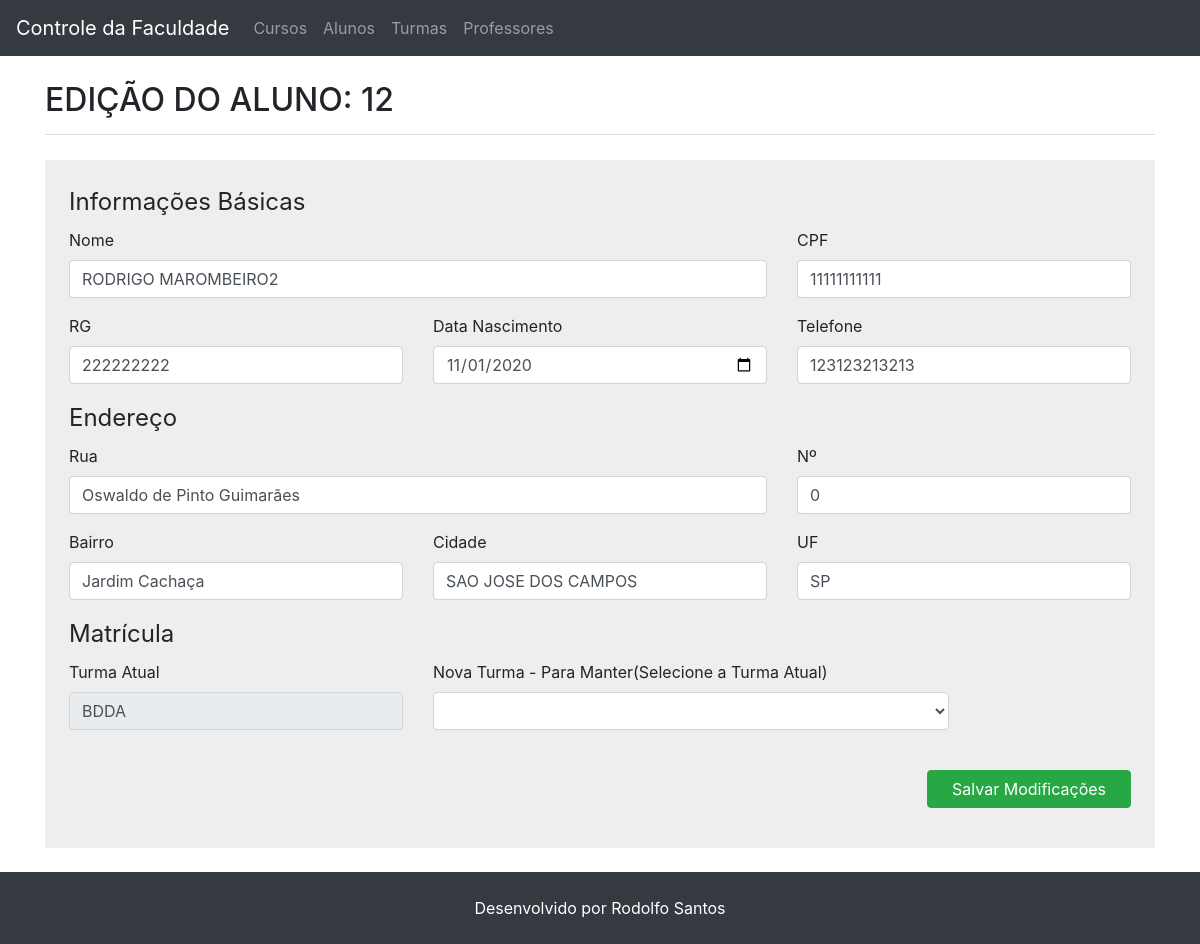
/index.php?pagina=aluno_edit&id_aluno=12, run on the app's committed database.
### tables this page shows
CREATE TABLE `alunos` (
  `ID_ALUNO` int(11) NOT NULL,
  `CPF` varchar(255) NOT NULL,
  `RG` varchar(255) NOT NULL,
  `NOME_ALUNO` varchar(255) NOT NULL,
  `DATA_NASCIMENTO` date DEFAULT NULL,
  `TELEFONE` varchar(255) DEFAULT NULL,
  `RUA` varchar(255) DEFAULT NULL,
  `NUMERO` int(11) DEFAULT NULL,
  `BAIRRO` varchar(255) DEFAULT NULL,
  `CIDADE` varchar(255) DEFAULT NULL,
  `UF` varchar(255) DEFAULT NULL,
  `ID_TURMA` varchar(4) DEFAULT NULL
);

### index.php (called while the page is built)
<?php
include 'db.php';
include 'header.php';
include 'router/routes.php';
include 'footer.php';

### db.php (called while the page is built, shortened)
<?php
$servidor = "localhost";
$usuario = "root";
$senha = "";
$db = "programacao_web";
$conexao = mysqli_connect($servidor, $usuario, $senha, $db);
$query = "SELECT TURMAS.ID_TURMA, CURSOS.ID_CURSO, CURSOS.NOME_CURSO FROM TURMAS, CURSOS WHERE TURMAS.ID_CURSO = CURSOS.ID_CURSO";
$consulta_turmas = mysqli_query($conexao, $query);

### views/aluno_edit.php (the view, shortened to what this page needs)
<?php
$ID_ALUNO = $_GET["id_aluno"];
$query = "SELECT * FROM ALUNOS WHERE ID_ALUNO = $ID_ALUNO";
$consulta_aluno = mysqli_query($conexao, $query);
?>
<?php while($linha = mysqli_fetch_array($consulta_aluno)) { ?>
  <h1>
      Edição do Aluno: <?= $linha["ID_ALUNO"]; ?>
  </h1>
  <form method="post" action="services/alter/aluno.php" class="mb-4 pb-4 bg-muted p-4">
    <fieldset>
      <legend>Informações Básicas</legend>
      <div class="row">
        <div class="form-group col-8">
          <label for="nome">Nome</label>
          <input type="text" class="form-control" id="nome" name="nome" required placeholder="Nome do Aluno" value="<?= $linha['NOME_ALUNO']?>">
        </div>
        <div class="form-group col-4">
          <label for="cpf">CPF</label>
          <input type="text" class="form-control" id="cpf" name="cpf" required placeholder="CPF" maxlength="11" value="<?= $linha['CPF']?>">
        </div>
      </div>
      <div class="row">
        <div class="form-group col-4">
          <label for="rg">RG</label>
          <input type="text" class="form-control" id="rg" name="rg" required placeholder="RG" maxlength="9" value="<?= $linha['RG']?>">
        </div>
        <div class="form-group col-4">
          <label for="data_nasc">Data Nascimento</label>
          <input type="date" class="form-control datepicker" id="data_nasc" name="data_nasc" value="<?= $linha['DATA_NASCIMENTO']?>" required>
        </div>
        <div class="form-group col-4">
          <label for="telefone">Telefone</label>
          <input type="text" class="form-control" id="telefone" name="telefone" required placeholder="Telefone" value="<?= $linha['TELEFONE']?>">
        </div>
      </div>
    </fieldset>
    <fieldset>
      <legend>Endereço</legend>
      <div class="row">
        <div class="form-group col-8">
          <label for="rua">Rua</label>
          <input type="text" class="form-control" id="rua" name="rua" value="<?= $linha['RUA']?>" required>
        </div>
        <div class="form-group col-4">
          <label for="numeroc">Nº</label>
          <input type="text" class="form-control" id="numero" name="numero" value="<?= $linha['NUMERO']?>" required>
        </div>
      </div>
      <div class="row">
        <div class="form-group col-4">
          <label for="bairro">Bairro</label>
          <input type="text" class="form-control" id="bairro" name="bairro" value="<?= $linha['BAIRRO']?>" required>
        </div>
        <div class="form-group col-4">
          <label for="cidade">Cidade</label>
          <input type="text" class="form-control" id="cidade" name="cidade" value="<?= $linha['CIDADE']?>" required>
        </div>
        <div class="form-group col-4">
          <label for="uf">UF</label>
          <input type="text" class="form-control" id="numero" name="uf" value="<?= $linha['UF']?>" required>
        </div>
      </div>
    </fieldset>
    <fieldset>
      <legend>Matrícula</legend>
      <div class="row">
        <div class="form-group col-4">
          <label for="turma">Turma Atual</label>
          <input type="text" disabled class="form-control" value="<?= $linha['ID_TURMA']?>">
        </div>
        <div class="form-group col-6">
          <label for="turma">Nova Turma - Para Manter(Selecione a Turma Atual)</label>
          <select id="turma" class="form-control" name="turma" required>
            <?php
              echo "<option value=''> </option>";
              while($linha = mysqli_fetch_array($consulta_turmas)) {
                echo "<option value='".$linha['ID_TURMA']."'>".$linha['ID_TURMA']." - ".$linha['NOME_CURSO']."</option>";
            } ?>
          </select>
        </div>
      </div>
    </fieldset>
    <div class="row mt-4">
      <div class="form-group col-12 d-flex justify-content-end">
          <button type="submit" class="btn btn-success px-4">Salvar Modificações</button>
      </div>
    </div>
  </form>
<?php } ?>

### assets/custom.css (style rules this page uses)
.bg-muted { background-color: #eee; }
h1 { text-transform: uppercase; margin-top: 25px; margin-bottom: 25px; padding-bottom: 15px; font-size: 2em; border-bottom: 1px solid #ddd; }

### data on the page
alunos: ID_ALUNO "12", nome "RODRIGO MAROMBEIRO2", cpf "11111111111", rg "222222222", data_nasc "11/01/2020", telefone "123123213213", rua "Oswaldo de Pinto Guimarães", numero "0", bairro "Jardim Cachaça", cidade "SAO JOSE DOS CAMPOS", uf "SP", ID_TURMA "BDDA"
